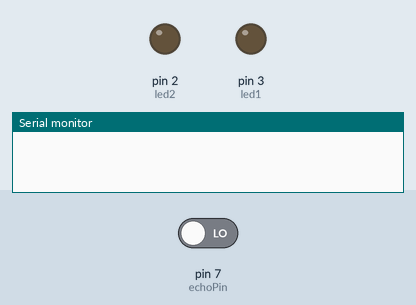
This sketch was run on a simulated Arduino Uno, built with avr-gcc and run on an emulated ATmega328P. Shown: output pins drawn as LEDs (lit = HIGH), the last lines printed to the serial monitor. Inputs (shaded band) come from the test bench; at power-on: pin 7 (echoPin) LOW.

Above: at 0.1 s.
At 1.1 s:
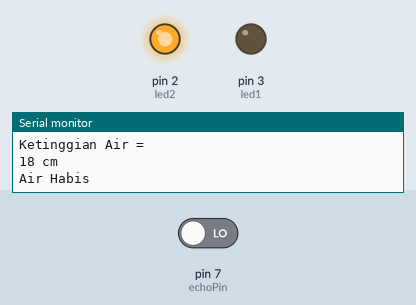
Timing chart, 0 to 2.6 s (numbered marks = the images above):
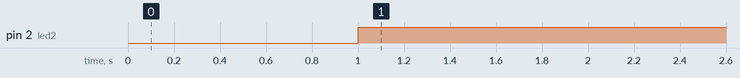

The sketch:

IoT1.ino
```cpp
#define echoPin 7
#define trigPin 8
int led1 = 3;
int led2 = 2;
void setup() {
  // put your setup code here, to run once:
  Serial.begin(9600);
  pinMode(led1, OUTPUT);
  pinMode(led2, OUTPUT);

}

void loop() {
  // put your main code here, to run repeatedly:
  long jarak, ketinggianAir, duration;
  digitalWrite(trigPin, LOW);
  delayMicroseconds(2);
  digitalWrite(trigPin, HIGH);
  delayMicroseconds(18);
  digitalWrite(trigPin, LOW);
  duration = pulseIn(echoPin, HIGH);
  jarak = (duration/2) / 28.5;
  ketinggianAir = 18.5 -jarak;
  Serial.println("Ketinggian Air = ");
  Serial.print(ketinggianAir);
  Serial.println(" cm");
  if (ketinggianAir < 5){
    digitalWrite(led1, HIGH);
    digitalWrite(led2, LOW);
    Serial.println("Air Tersedia");
  }else if (ketinggianAir > 5) {
    digitalWrite(led1, LOW);
    digitalWrite(led2, HIGH);
    Serial.println("Air Habis");
  }
  delay(2000);
}
```

Measured:
- by itself, pin 2 (led2): LOW → HIGH at 1.0 s
